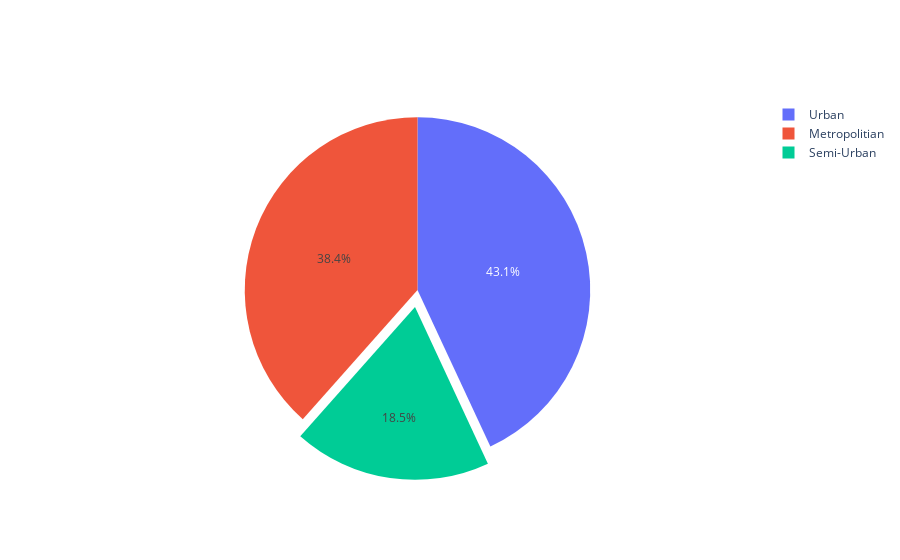

This figure's notebook cell:
### Code cell
avg_distance = df2['Distance(km)'].mean()
avg_distance_by_city = df2[['City', 'Distance(km)']].groupby('City').mean().reset_index()
avg_distance_by_city

#Drawing a Pie Graphic
fig = go.Figure( data = [go.Pie(labels = avg_distance_by_city["City"], 
                values = avg_distance_by_city['Distance(km)'], pull=[0, 0.1, 0])])
fig.show()

### Figure 1 — Plotly figure (JSON) as saved in the notebook; plotly's stock layout.template omitted (floating-point values rounded to 4 significant figures)
{"data": [{"labels": ["Metropolitian", "Semi-Urban", "Urban"], "pull": [0, 0.1, 0], "type": "pie", "values": [26.76, 12.88, 29.98]}], "layout": {"autosize": true}}
